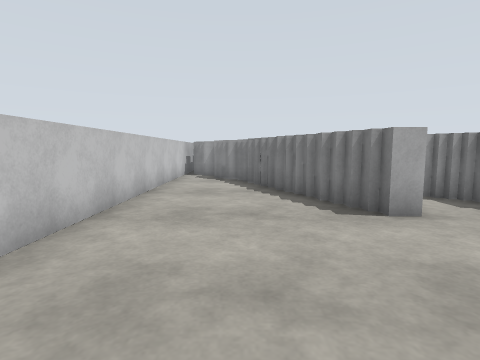
view 1 (above)

24 first-person views from a walk through a world built for the Gazebo simulator. The camera is 1.2 m above the floor, tilts 6° down and sees 80° across. The floor is counted in squares, 1 m on a side. Each view is taken from the middle of a square. On the plan, view 1 faces up. The plan holds only what a view shows up to about 12 squares ahead; the rest is blank. The place goes on beyond the plan.

view 2
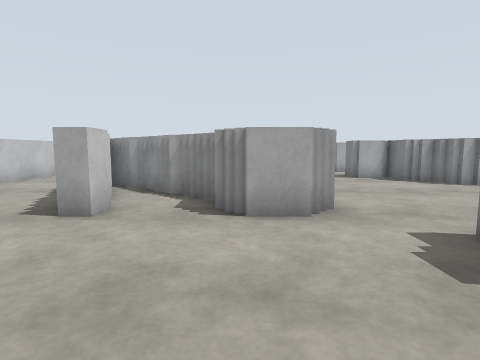

view 3
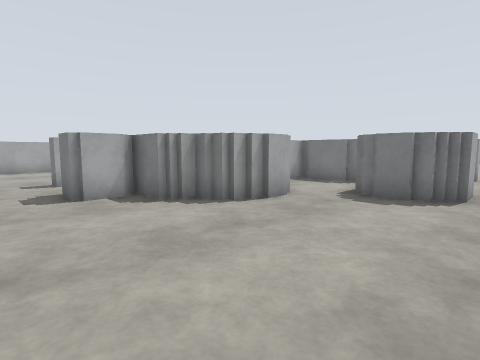

view 4
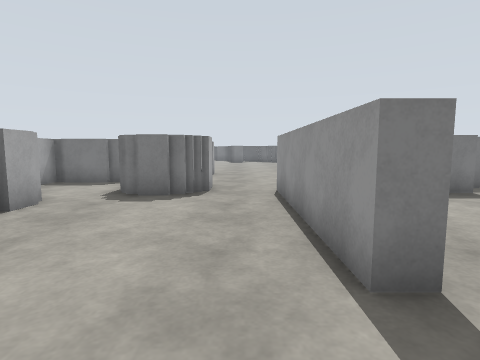

view 5
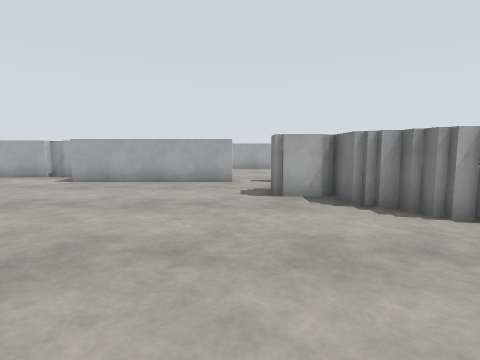

view 6
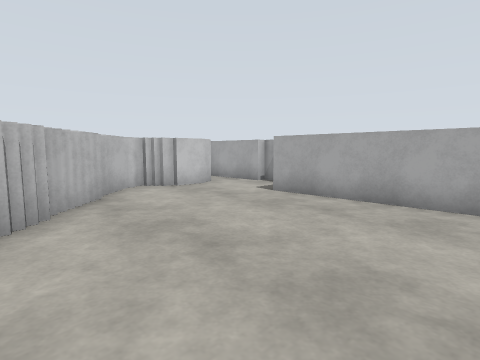

view 7
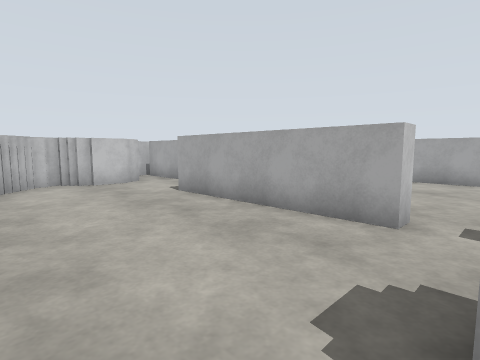

view 8
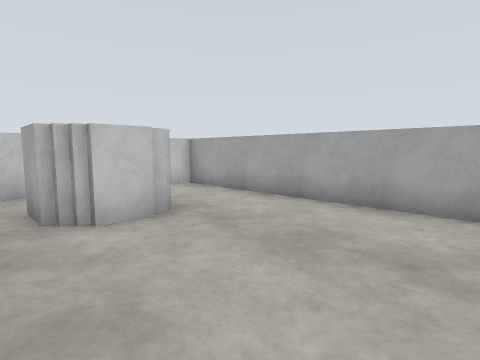

view 9
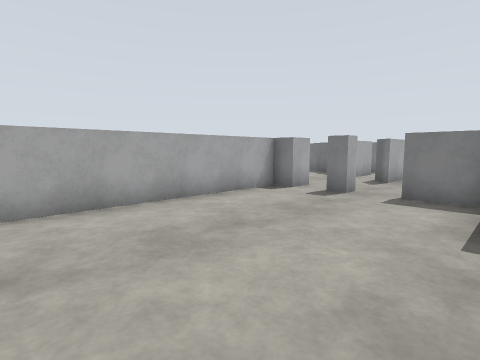

view 10
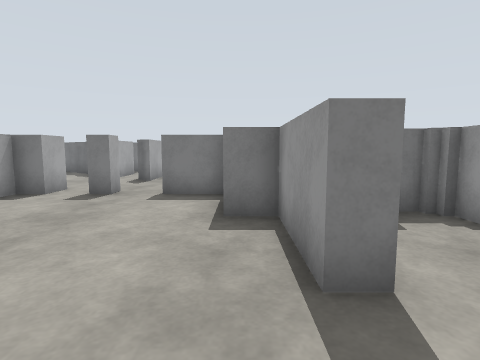

view 11
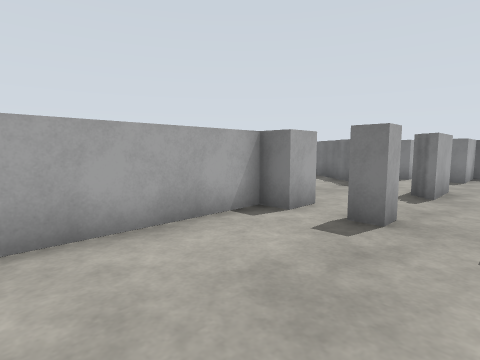

view 12
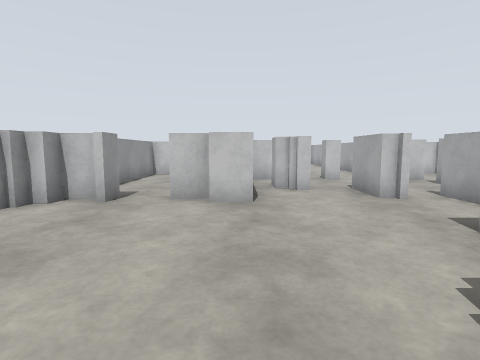

view 13
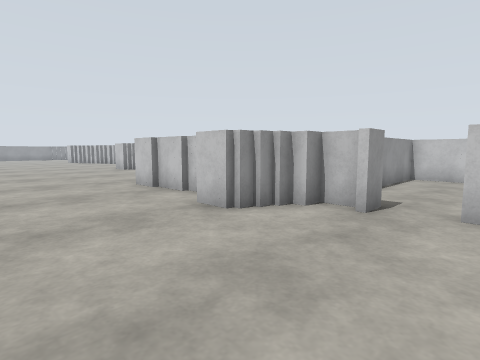

view 14
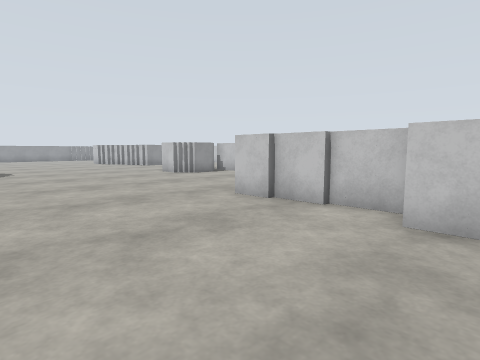

view 15
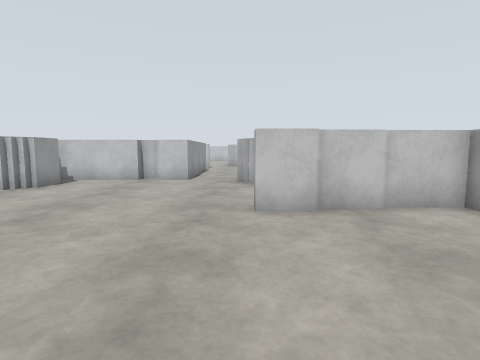

view 16
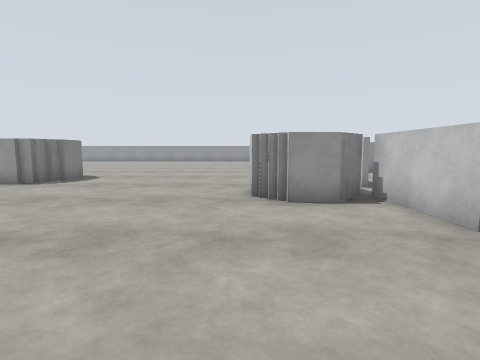

view 17
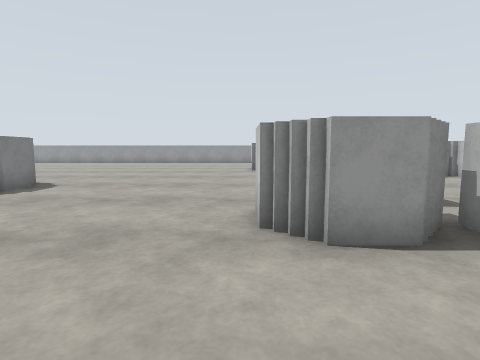

view 18
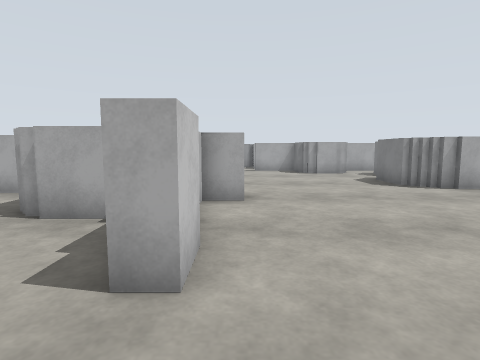

view 19
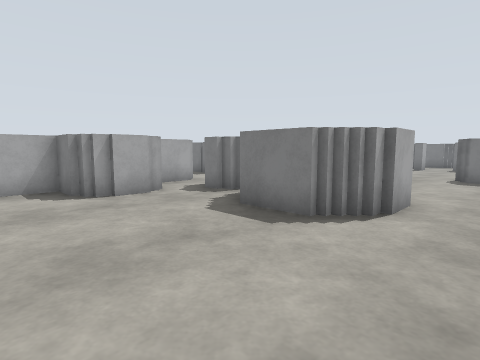

view 20
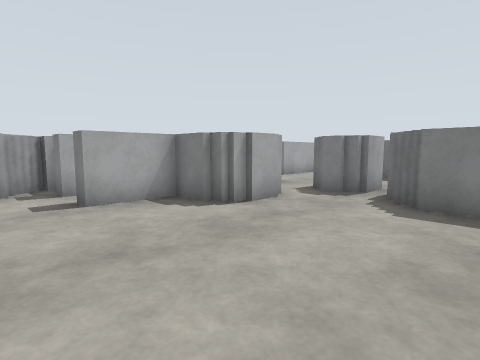

view 21
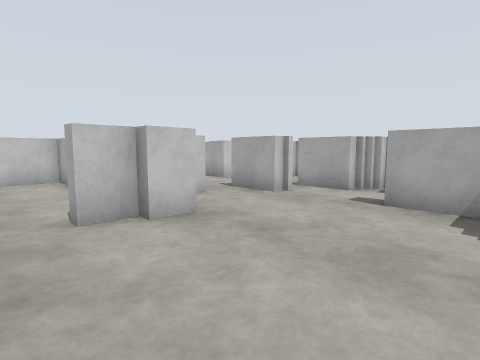

view 22
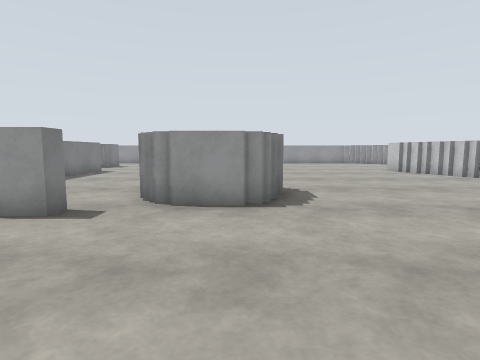

view 23
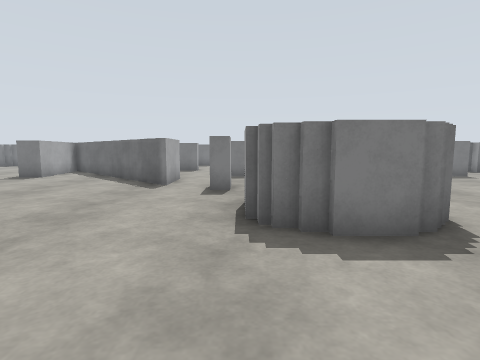

view 24
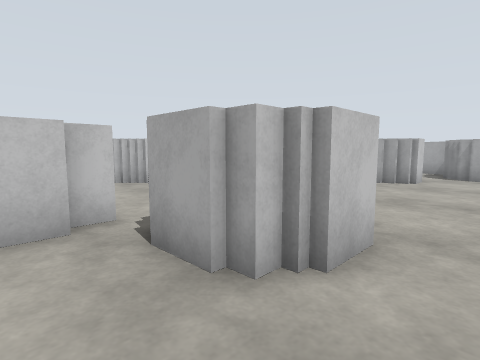

### Floor plan
Points are (right, up) in squares from view 1. A wall is a line through its corners. A room is listed if a view was taken in it or the views show most of it. See-through windows are left out.
Room 1 (views 1, 2, 3, 4, 5, 6, 7, 8, 9, 10, 11, 12, 13, 14, 15, 16, 17, 18, 19, 20, 21, 22, 23, 24)
walls: (11.3, 3.2) (11.3, 3.9) (17.5, 3.9) (17.5, 3.5); (15.8, 12.7) (18.9, 12.7); (19.5, 10.6) (19.5, 11.5); (19.7, 11.9) (17.2, 11.9); (22.6, 12.3) (23.1, 12.3); (9.7, 16.4) (9.7, 15.7) (3.6, 15.7); (23, 12.1) (23.5, 12.1); (23.4, 11.9) (24.1, 11.9) (24.1, 10.7) (23, 10.7); (2, 17.9) (1.5, 17.9); (16.5, 23.1) (4.5, 23.1); (-2.7, 12.1) (-2.7, 3); (27.1, 20.5) (25.4, 20.5)
objects: white box (-2, 14) to (0, 14); white box (-2, 15) to (0, 15); white box (-1, 13) to (0, 13); white box (-1, 16) to (0, 16); white box (-1, 18) to (1, 18); white box (0, 11) to (2, 11); white box (0, 12); white box (1, 9) to (2, 9); white box (1, 10); white box (1, 12); white box (2, 7) to (3, 7); white box (2, 8); white box (2, 10) to (3, 10); white box (3, 5); white box (3, 6); white box (3, 9) to (4, 9); white box (3, 18); white box (4, 8); white box (4, 18); white box (4, 23); white box (5, 7) to (7, 7); white box (5, 8); white box (6, 6) to (8, 6); white box (6, 19) to (8, 19); white box (7, 5); white box (7, 18); white box (8, 7); white box (8, 20); white box (9, 0) to (12, 0); other object (9, 4); white box (11, -1); white box (11, 13) to (12, 13); white box (12, 12); white box (12, 16); white box (13, 12) to (15, 12); white box (13, 16) to (15, 16); white box (14, 10); white box (14, 11) to (16, 11); white box (14, 13); white box (14, 17) to (15, 17); white box (15, 10); white box (15, 13); white box (15, 14); white box (15, 15); white box (16, 10); white box (16, 17); white box (17, -7) to (17, -5); white box (17, -4) to (17, -3); white box (17, -1) to (17, 1); white box (17, 2); white box (17, 3); white box (17, 7) to (19, 7); other object (17, 8) to (18, 8); white box (17, 17) to (17, 19); white box (17, 21); white box (17, 23); white box (18, -2) to (20, -2); white box (18, 6); white box (19, -3) to (20, -3); white box (19, -1) to (20, -1); white box (19, 8); white box (19, 17) to (21, 17); white box (19, 19) to (20, 19); white box (20, 10) to (23, 10); white box (20, 18); white box (20, 21); white box (21, 9) to (22, 9); white box (21, 21) to (22, 21); white box (22, 13); white box (22, 14); white box (22, 16); white box (22, 17); white box (22, 22); white box (22, 23) to (23, 23); white box (23, 7); white box (23, 8); white box (23, 9); white box (24, 23); white box (25, 21); white box (25, 23); white box (27, 20) to (29, 20); white box (28, -6) to (31, -6); white box (28, -5) to (31, -5); white box (28, 19) to (29, 19); white box (29, -7) to (31, -7); white box (29, -4) to (30, -4); white box (30, 14) to (31, 14); white box (30, 15) to (31, 15); white box (30, 16); white box (31, 13); other object (31, 16); white box (31, 17); white box (31, 18); other object (31, 19)

Where each view was taken, in squares from view 1:
view 1: 0 up, 0 right, facing up
view 2: 0 up, 6 right, facing up
view 3: 5 up, 9 right, facing up-right
view 4: 5 up, 9 right, facing right
view 5: 5 up, 10 right, facing up
view 6: 9 up, 9 right, facing up-left
view 7: 11 up, 11 right, facing up-left
view 8: 17 up, 13 right, facing up-left
view 9: 17 up, 9 right, facing up-right
view 10: 17 up, 9 right, facing right
view 11: 19 up, 12 right, facing up-right
view 12: 17 up, 29 right, facing left
view 13: 16 up, 28 right, facing down-left
view 14: 12 up, 29 right, facing down-left
view 15: 6 up, 29 right, facing left
view 16: 6 up, 21 right, facing down
view 17: 3 up, 21 right, facing down
view 18: 4 up, 24 right, facing up
view 19: 11 up, 25 right, facing up-right
view 20: 14 up, 23 right, facing up-right
view 21: 14 up, 27 right, facing up-left
view 22: 2 up, 29 right, facing down
view 23: 4 down, 24 right, facing right
view 24: 5 down, 22 right, facing up-left
